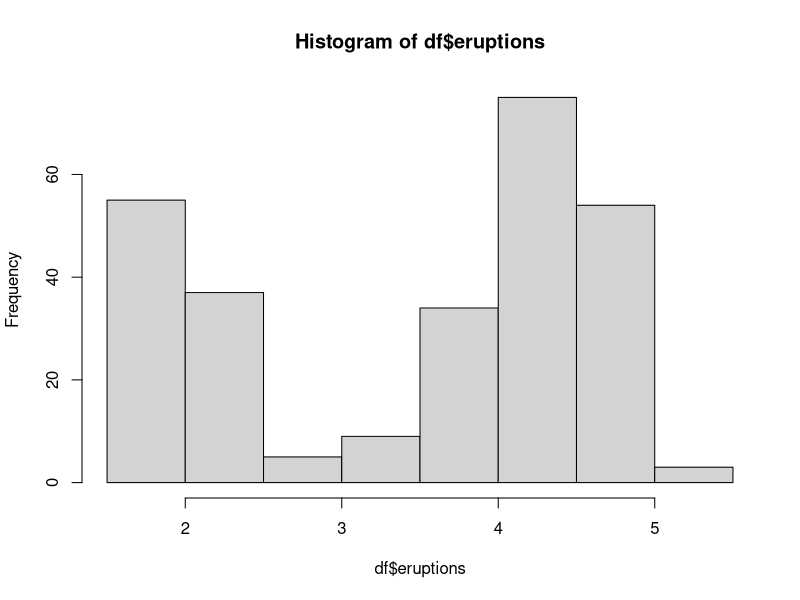
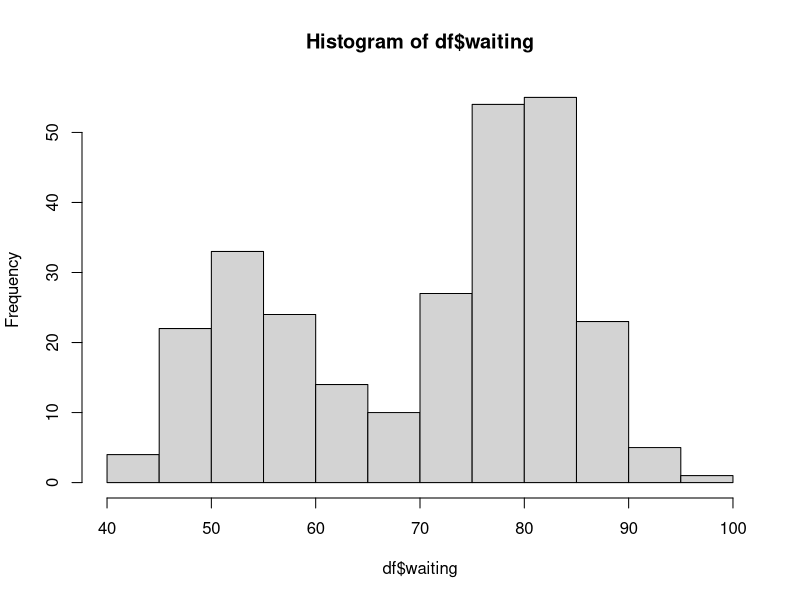
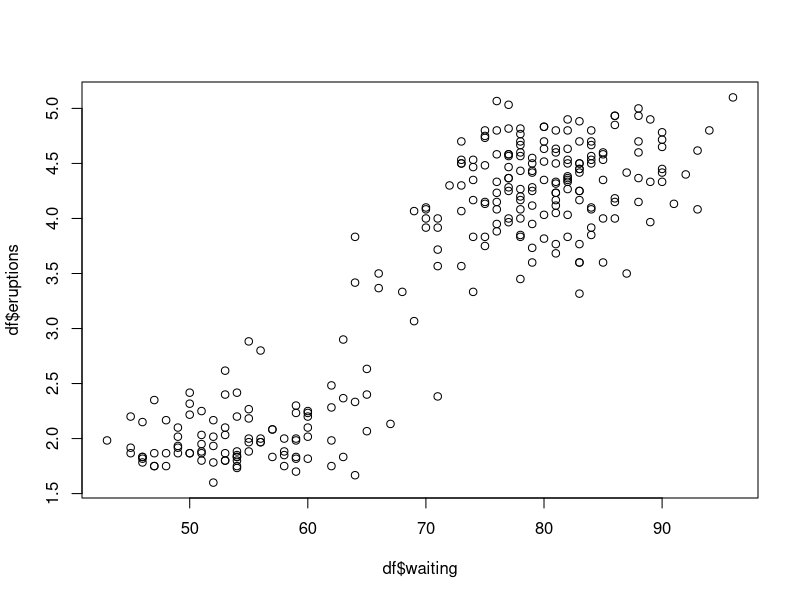

Write the R code that produced these figures, in order.
## ---- chunk 1
knitr::opts_chunk$set(echo = TRUE)
## ---- chunk 2
df <- faithful
## ---- chunk 3
summary(df)
## ---- chunk 4
hist(df$eruptions)
hist(df$waiting)
## ---- chunk 5
plot(df$waiting, df$eruptions)

